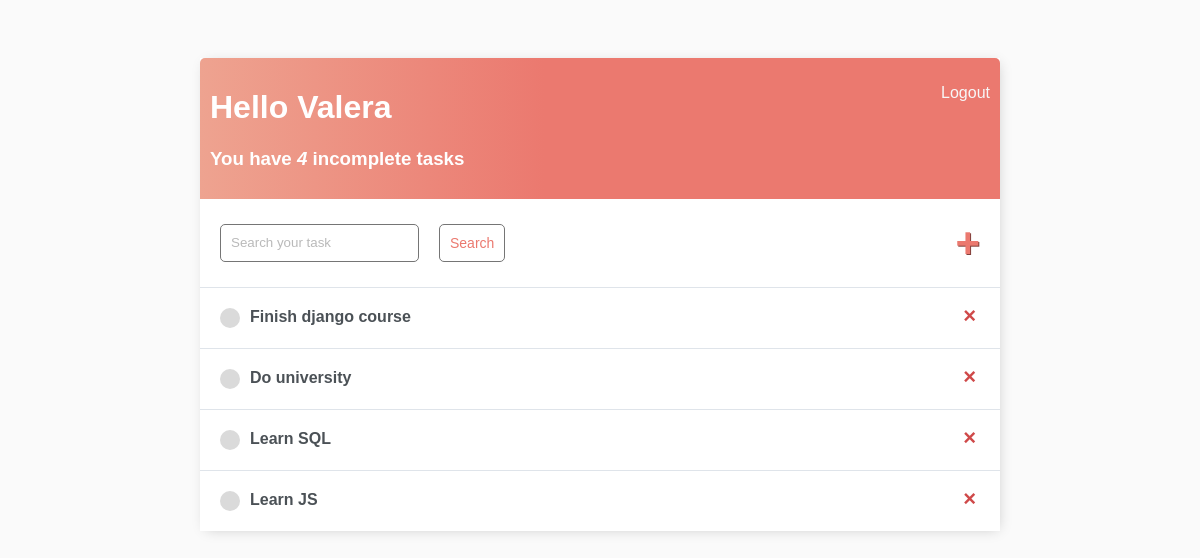
Screenshot of / (signed in) with the database file from the repository.
### base/models.py (models this page shows, shortened)
class Task(models.Model):
    user = models.ForeignKey(User, on_delete=models.CASCADE, null=True, blank=True)
    title = models.CharField(max_length=255, null=True, blank=True)
    description = models.TextField(null=True, blank=True)
    complete = models.BooleanField(default=False)
    created_time = models.DateTimeField(auto_now_add=True)
    class Meta:
        ordering = ['complete']

### base/views.py (the view)
# urls.py: path('', TaskList.as_view(), name='tasks'),
class TaskList(LoginRequiredMixin, ListView):
    model = Task
    context_object_name = 'tasks'
    def get_context_data(self, *, object_list=None, **kwargs):
        context = super().get_context_data(**kwargs)
        context['tasks'] = context['tasks'].filter(user=self.request.user)  # display only tasks that have original user
        context['count'] = context['tasks'].filter(complete=False).count()
        search_input = self.request.GET.get('search-area') or ''
        if search_input:
            context['tasks'] = context['tasks'].filter(title__startswith=search_input)
        context['search_input'] = search_input
        return context

### base/templates/base/task_list.html
{% extends 'base/base.html' %}
    {% block content %}
        <div class="header-bar">
            <div class="">
                <h1>Hello {{ request.user|title }}</h1>
                <h3>You have <i>{{ count }}</i> incomplete task{{ count|pluralize:'s' }}</h3>
            </div>
            {% if request.user.is_authenticated %}
                <p><a href="{% url 'logout' %}">Logout</a></p>
            {% else %}
                <a href="{% url 'login' %}">Login</a>
            {% endif %}
        </div>
        <div id="search-add-wrapper">
            <form method="get" style="display: flex;">
                <input type='text' name='search-area' placeholder="Search your task" value="{{search_input}}">
                <input class="button" type="submit" value='Search'>
            </form>
            {% if tasks|length > 0 %}
                <a id="add-link" href="{% url 'task-create' %}">&#x2b;</a>
            {% endif %}
        </div>
        <div id="tasklist" class="task-items-wrapper">
            {% for task in tasks %}
            <div class="task-wrapper" data-position="{{task.pk}}">
                <div class="task-title">
                    {% if task.complete %}
                    <div class="task-complete-icon"></div>
                    <i><s><a href="{% url 'task-update' task.id %}">{{ task|truncatechars:25 }}</a></s></i> {% else %}
                    <div class="task-incomplete-icon"></div>
                    <a href="{% url 'task-update' task.id %}">{{task.title|truncatechars:25}}</a> {% endif %}
                </div>
                <div class="task-controls">
                    <a class="delete-link" href="{% url 'task-delete' task.id %}">&#215;</a>
                </div>
            </div>
            {% empty %}
            <div style="text-align: center; padding-bottom: 10px; line-height: 1em;">
                <h3>No new tasks are created.</h3>
                <h3>Create a <a style="text-decoration: none; color: #e53935;" href="{% url 'task-create' %}">New task</a> ! </h3>
            </div>
            {% endfor %}
        </div>
    {% endblock %}

### base/static/base/css/style.css (style rules this page uses)
body { background-color: #FAFAFA; font-family: 'Nunito', sans-serif; padding-top: 50px; }
a, p { color: #4b5156 }
a { font-weight: 600; }
input { outline: none; border: none; }
.header-bar { display: flex; justify-content: space-between; color: #fff; padding: 10px; border-radius: 5px 5px 0 0; background: linear-gradient(90deg, #EEA390 0%, #EB796F 43%, #EB796F 100%); }
.header-bar a { color: rgb(247, 247, 247); text-decoration: none; font-weight: 200; }
.task-wrapper { display: flex; align-items: center; justify-content: space-between; background-color: #fff; border-top: 1px solid #dfe4ea; overflow: hidden; }
.task-title { display: flex; padding: 20px; }
.task-title a { text-decoration: none; color: #4b5156; margin-left: 10px; }
.task-incomplete-icon { height: 20px; width: 20px; background-color: rgb(218, 218, 218); border-radius: 50%; }
.delete-link { text-decoration: none; font-weight: 900; color: #cf4949; font-size: 22px; line-height: 0; padding: 20px 24px; }
#add-link { color: #EB796F; text-decoration: none; font-size: 42px; text-shadow: 1px 1px #81413b; }
#search-add-wrapper { display: flex; justify-content: space-between; align-items: center; padding: 20px; }
#search-add-wrapper .button { margin-left: 20px; }
input[type=text], input[type=password], textarea { border: 1px solid #757575; border-radius: 5px; padding: 10px; width: 90%; }
::placeholder { font-weight: 300; opacity: 0.5; }
.button { border: 1px solid #757575; background-color: #FFF; color: #EB796F; padding: 10px; font-size: 14px; border-radius: 5px; cursor: pointer; text-decoration: none; }

### rows the page displays
Task: title "Finish django course"
Task: title "Do university"
Task: title "Learn SQL"
Task: title "Learn JS"

### other values shown
{{ request.user|title }} "Valera"
{{ count }} "4"
